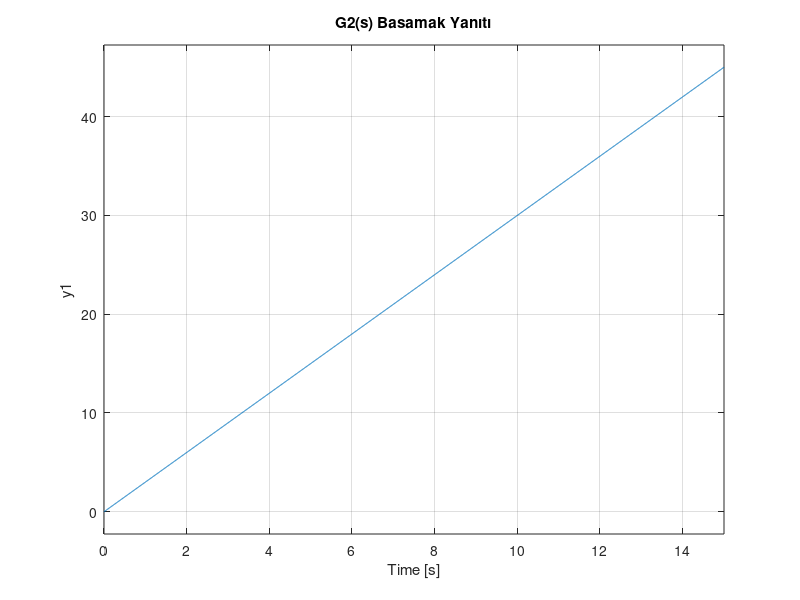

The MATLAB script that drew this image:
%% Soru 3 - G2(s) Sisteminin 15 Saniyelik Dürtü ve Basamak Yanıtları
clc; clear; close all;

G2 = tf([3 0], [1 0 0])  % G2(s)
Tfinal = 15;                            % Simülasyon süresi (s)

figure('Name', 'Soru 3 - G2(s)');
subplot(1,2,1); impulse(G2, Tfinal); grid on;   % Dürtü yanıtı
title('G2(s) Dürtü Yanıtı');
subplot(1,2,2); step(G2, Tfinal);    grid on;   % Basamak yanıtı
title('G2(s) Basamak Yanıtı');
